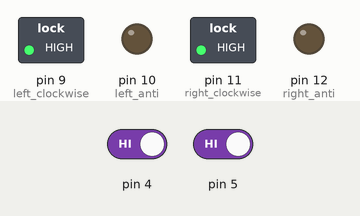
Simulated run of this sketch. Board: Arduino Uno, built with avr-gcc and run on an emulated ATmega328P. Parts: switched loads named in the sketch (green lamp = pin HIGH), output pins drawn as LEDs (lit = HIGH). Inputs (shaded band) come from the test bench; at power-on: pin 4 HIGH, pin 5 HIGH.

Above: at 1.2 s.
1.3 s: pin 4 driven LOW
At 2.1 s:
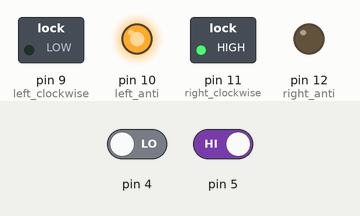
2.8 s: pin 4 driven HIGH
At 3.2 s:
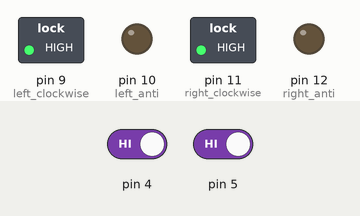
4.3 s: pin 5 driven LOW
At 5.5 s:
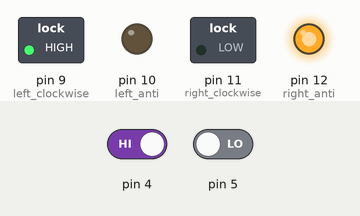
5.8 s: pin 5 driven HIGH
At 6.7 s:
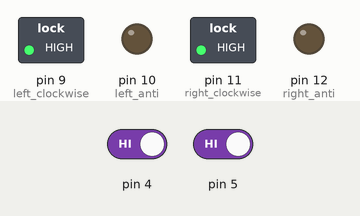
Timing chart, 0 to 8.3 s (numbered marks = the images above; inputs shaded):
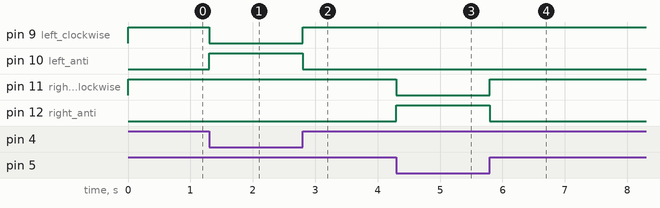

Measured:
- after the input at 1.3 s, pin 9 (left_clockwise): HIGH → LOW at once; pin 10 (left_anti): LOW → HIGH at once
- after the input at 2.8 s, pin 9 (left_clockwise): LOW → HIGH at once; pin 10 (left_anti): HIGH → LOW at once
- after the input at 4.3 s, pin 11 (right_clockwise): HIGH → LOW at once; pin 12 (right_anti): LOW → HIGH at once
- after the input at 5.8 s, pin 11 (right_clockwise): LOW → HIGH at once; pin 12 (right_anti): HIGH → LOW at once

The sketch:

lfr_2.ino
```cpp
void setup() {
  // put your setup code here, to run once:
pinMode(4,INPUT);
pinMode(5,INPUT);
pinMode(9,OUTPUT);      //left clockwise
pinMode(10,OUTPUT);     //left anti
pinMode(11,OUTPUT);     //right clockwise
pinMode(12,OUTPUT);     //right anti

}

void right()
{
 digitalWrite(9,HIGH);
 digitalWrite(10,LOW);
  digitalWrite(11,LOW);
  digitalWrite(12,HIGH);
}
void left()
{
  digitalWrite(9,LOW);
  digitalWrite(10,HIGH);
  digitalWrite(11,HIGH);
  digitalWrite(12,LOW);
}
void forward()
{
  digitalWrite(9,HIGH);
    digitalWrite(10,LOW);
    digitalWrite(11,HIGH);
    digitalWrite(12,LOW);
}
int l,r;
void loop() {
  // put your main code here, to run repeatedly:
l=digitalRead(4);
r=digitalRead(5);
if(l==0 && r==0) //to forward
{
 forward();
  }
  if(l==1 && r==0) //turn right
{
 right();
}
 if(l==0 && r==1) //turn left
{
  left();

}
 if(l==1 && r==1) //move forward
{
  forward();
  }


}
```
